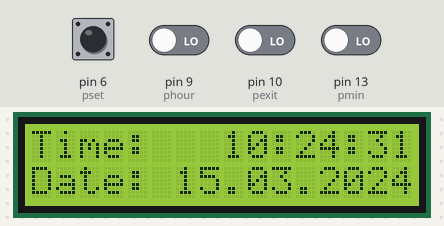
Bench run of a sketch on a simulated Arduino Uno, built with avr-gcc and run on an emulated ATmega328P. Shown: 16×2 character LCD. Inputs (shaded band) come from the test bench; at power-on: pin 6 (pset), pin 9 (phour), pin 10 (pexit), pin 13 (pmin) LOW. The local clock reads 2024-03-15 10:24:30 at power-on unless the sketch sets it.

Above: at 1.2 s.
1.3 s: pin 6 (pset) pulled HIGH for 1.3 s
At 2.5 s:
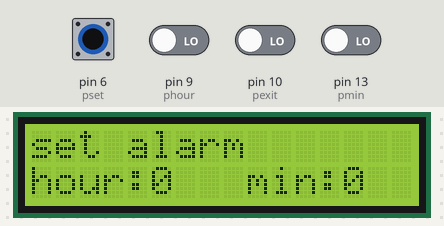
4.1 s: pin 10 (pexit) driven HIGH
At 4.6 s:
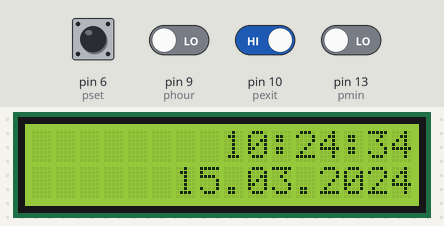
Timing chart, 0 to 7.1 s (numbered marks = the images above; inputs shaded):
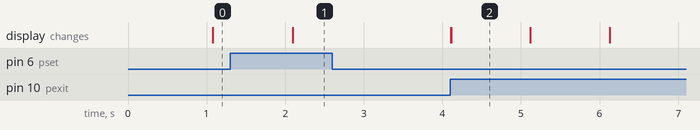

The sketch:

Arduino_Alarm_Clock_Code.ino
```cpp
#include <LiquidCrystal.h>
#include <DS3231.h>
DS3231  rtc(7, 8);
const int rs = 12, en = 11, d4 = 5, d5 = 4, d6 = 3, d7 = 2;
LiquidCrystal lcd(rs, en, d4, d5, d6, d7);
int pset = 6;
int phour = 9;
int pmin = 13;
int pexit = 10;
int buz = 0;
int set = 0;
int h = 0;
int m = 0;
int e = 0;
int H, M;
int Hour, Min;
int activate = 0;
Time t;

void setup()
{
  tone(0,0,100);
  pinMode(pset, INPUT);
  pinMode(phour, INPUT);
  pinMode(pmin, INPUT);
  pinMode(pexit, INPUT);
  lcd.begin(16, 2);
  lcd.setCursor(0, 0);
  lcd.print("Time: ");
  lcd.setCursor(0, 1);
  lcd.print("Date: ");
  rtc.begin();

 // If using RTC for first time, uncomment below lines and
 // set current time and date, upload to arduino, again comment and upload
 //rtc.setTime(11 ,20 ,00);
 //rtc.setDate(18, 3, 2018);
}

void loop()
{
  if (activate == 0)
  {
    lcd.setCursor(6, 1);
    lcd.println(rtc.getDateStr());
    lcd.setCursor(8, 0);
    lcd.println(rtc.getTimeStr());
    delay (1000);
    t = rtc.getTime();
    Hour = t.hour;
    Min = t.min;
    set = digitalRead(pset);
  }
  if (set == HIGH)
  {
    activate = 1;
    lcd.clear();}
    while (activate == 1)
    {
      lcd.setCursor(0,0);
      lcd.print("set alarm");
      lcd.setCursor(0,1);
      lcd.print("hour:");
      lcd.setCursor(9,1);
      lcd.print("min:");
      h = digitalRead(phour);
      if(h == HIGH)
      {
        H = H+1;
        lcd.setCursor(5,1);
        lcd.print(H);
        if(H > 23)
        {
          H = 0;
          lcd.clear();
        }
        delay(100);
      }
      m = digitalRead(pmin);
      if(m == HIGH)
      {
        M = M+1;
        lcd.setCursor(13,1);
        lcd.print(M);
        if(M > 59)
        {
          M = 0;
          lcd.clear();
        }
        delay(100);
      }
      lcd.setCursor(5,1);
      lcd.print(H);
      lcd.setCursor(13,1);
      lcd.print(M);
      e = digitalRead(pexit);
      if(e == HIGH)
      {
        activate = 0;
        lcd.clear();
      }
    }
    if (Hour == H && Min == M){
      lcd.setCursor(0, 0);
      lcd.print("WAKE UP");
      tone(0,400,300);
    }
      //tone(0,200,300);
}
```

Measured:
- after the input at 1.3 s, the display: changes after 0.80 s (image 1)
- after the input at 4.1 s, the display: first changes at once (image 2 shows a later state)
- what the display in image 2 shows lasts 1.0 s, from 4.1 s to 5.1 s
